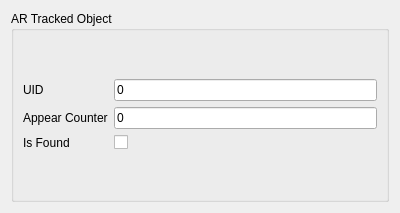
<?xml version="1.0" encoding="UTF-8"?>
<ui version="4.0">
 <class>Form</class>
 <widget class="QWidget" name="Form">
  <property name="geometry">
   <rect>
    <x>0</x>
    <y>0</y>
    <width>400</width>
    <height>213</height>
   </rect>
  </property>
  <property name="windowTitle">
   <string>Form</string>
  </property>
  <layout class="QVBoxLayout" name="verticalLayout">
   <item>
    <widget class="QGroupBox" name="groupBox">
     <property name="title">
      <string>AR Tracked Object</string>
     </property>
     <layout class="QVBoxLayout" name="verticalLayout_2">
      <item>
       <layout class="QGridLayout" name="gridLayout">
        <item row="2" column="0">
         <widget class="QLabel" name="label_3">
          <property name="text">
           <string>Is Found</string>
          </property>
         </widget>
        </item>
        <item row="1" column="0">
         <widget class="QLabel" name="label_2">
          <property name="text">
           <string>Appear Counter</string>
          </property>
         </widget>
        </item>
        <item row="0" column="0">
         <widget class="QLabel" name="label">
          <property name="text">
           <string>UID</string>
          </property>
         </widget>
        </item>
        <item row="0" column="1">
         <widget class="QLineEdit" name="lineEdit">
          <property name="text">
           <string>0</string>
          </property>
         </widget>
        </item>
        <item row="1" column="1">
         <widget class="QLineEdit" name="lineEdit_2">
          <property name="text">
           <string>0</string>
          </property>
          <property name="readOnly">
           <bool>true</bool>
          </property>
         </widget>
        </item>
        <item row="2" column="1">
         <widget class="QCheckBox" name="checkBox">
          <property name="text">
           <string/>
          </property>
         </widget>
        </item>
       </layout>
      </item>
     </layout>
    </widget>
   </item>
  </layout>
 </widget>
 <resources/>
 <connections/>
</ui>
